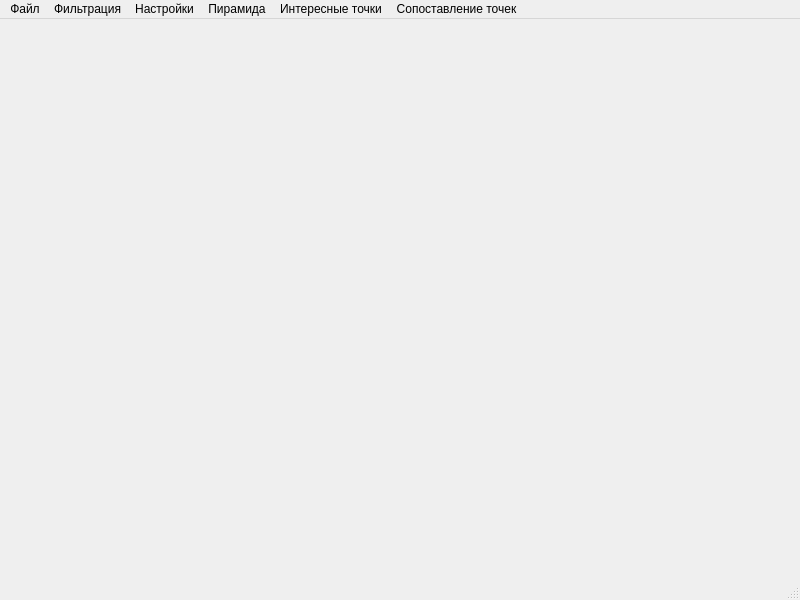
<?xml version="1.0" encoding="UTF-8"?>
<ui version="4.0">
 <class>MainWindow</class>
 <widget class="QMainWindow" name="MainWindow">
  <property name="geometry">
   <rect>
    <x>0</x>
    <y>0</y>
    <width>800</width>
    <height>600</height>
   </rect>
  </property>
  <property name="sizePolicy">
   <sizepolicy hsizetype="Preferred" vsizetype="Fixed">
    <horstretch>0</horstretch>
    <verstretch>0</verstretch>
   </sizepolicy>
  </property>
  <property name="windowTitle">
   <string>MainWindow</string>
  </property>
  <widget class="QWidget" name="centralwidget">
   <layout class="QVBoxLayout" name="verticalLayout">
    <item>
     <widget class="QLabel" name="label">
      <property name="sizePolicy">
       <sizepolicy hsizetype="Preferred" vsizetype="Fixed">
        <horstretch>0</horstretch>
        <verstretch>0</verstretch>
       </sizepolicy>
      </property>
      <property name="text">
       <string/>
      </property>
     </widget>
    </item>
   </layout>
  </widget>
  <widget class="QMenuBar" name="menubar">
   <property name="geometry">
    <rect>
     <x>0</x>
     <y>0</y>
     <width>800</width>
     <height>21</height>
    </rect>
   </property>
   <widget class="QMenu" name="menu">
    <property name="title">
     <string>Файл</string>
    </property>
    <addaction name="openFile"/>
    <addaction name="save"/>
    <addaction name="add"/>
   </widget>
   <widget class="QMenu" name="menu_2">
    <property name="title">
     <string>Фильтрация</string>
    </property>
    <addaction name="filtration"/>
    <addaction name="gauss"/>
    <addaction name="xDerivative"/>
    <addaction name="yDerivative"/>
    <addaction name="sobel"/>
   </widget>
   <widget class="QMenu" name="menu_3">
    <property name="title">
     <string>Настройки</string>
    </property>
    <addaction name="options"/>
   </widget>
   <widget class="QMenu" name="menu_4">
    <property name="title">
     <string>Пирамида</string>
    </property>
    <addaction name="pyramid"/>
   </widget>
   <widget class="QMenu" name="menu_5">
    <property name="title">
     <string>Интересные точки</string>
    </property>
    <addaction name="moraveck"/>
    <addaction name="charis"/>
    <addaction name="ANMS"/>
   </widget>
   <widget class="QMenu" name="menu_6">
    <property name="title">
     <string>Сопоставление точек</string>
    </property>
    <addaction name="matching"/>
   </widget>
   <addaction name="menu"/>
   <addaction name="menu_2"/>
   <addaction name="menu_3"/>
   <addaction name="menu_4"/>
   <addaction name="menu_5"/>
   <addaction name="menu_6"/>
  </widget>
  <widget class="QStatusBar" name="statusbar"/>
  <action name="openFile">
   <property name="text">
    <string>Открыть</string>
   </property>
  </action>
  <action name="filtration">
   <property name="text">
    <string>Произвольный фильтр</string>
   </property>
  </action>
  <action name="gauss">
   <property name="text">
    <string>Гаусс</string>
   </property>
  </action>
  <action name="xDerivative">
   <property name="text">
    <string>Произваодная Х</string>
   </property>
  </action>
  <action name="yDerivative">
   <property name="text">
    <string>Производная Y</string>
   </property>
  </action>
  <action name="sobel">
   <property name="text">
    <string>Собель</string>
   </property>
  </action>
  <action name="options">
   <property name="text">
    <string>Опции</string>
   </property>
  </action>
  <action name="save">
   <property name="text">
    <string>Сохранить</string>
   </property>
  </action>
  <action name="pyramid">
   <property name="text">
    <string>Построить пирамиду</string>
   </property>
  </action>
  <action name="moraveck">
   <property name="text">
    <string>Моравек</string>
   </property>
  </action>
  <action name="charis">
   <property name="text">
    <string>Харрис</string>
   </property>
  </action>
  <action name="ANMS">
   <property name="text">
    <string>ANMS</string>
   </property>
  </action>
  <action name="add">
   <property name="text">
    <string>Добавить</string>
   </property>
  </action>
  <action name="matching">
   <property name="text">
    <string>Сопоставить</string>
   </property>
  </action>
 </widget>
 <resources/>
 <connections/>
</ui>
